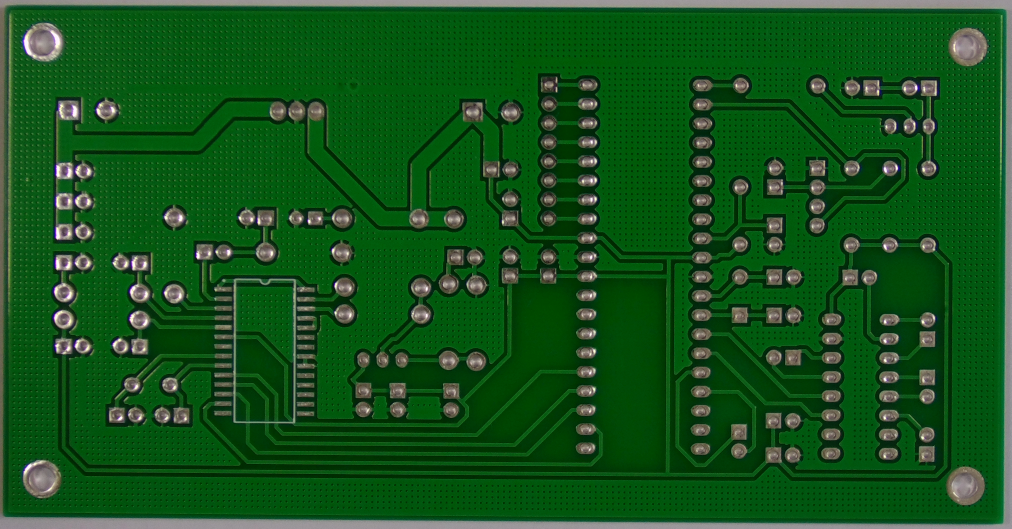
#> input picture Milestone4/golden/01.JPG, 3034 x 1586 px (shown at 1/3 size); its folder holds 5 pictures in this run
$ python golden_pcb_detection.py
#> lines starting #> are read from the running program, lines starting #| are printed output that depends on the picture
#This Script identifies golden pcb from test pcb using ORB Matching
import cv2
import numpy as np
import os

# Load all golden PCB images from a folder
def load_golden_pcbs(folder_path):
#> called with folder_path = 'golden/'
    golden_pcbs = []
    for filename in os.listdir(folder_path):
        if filename.lower().endswith((".jpg", ".jpeg", ".png")):
            img_path = os.path.join(folder_path, filename)
            img = cv2.imread(img_path, cv2.IMREAD_GRAYSCALE)
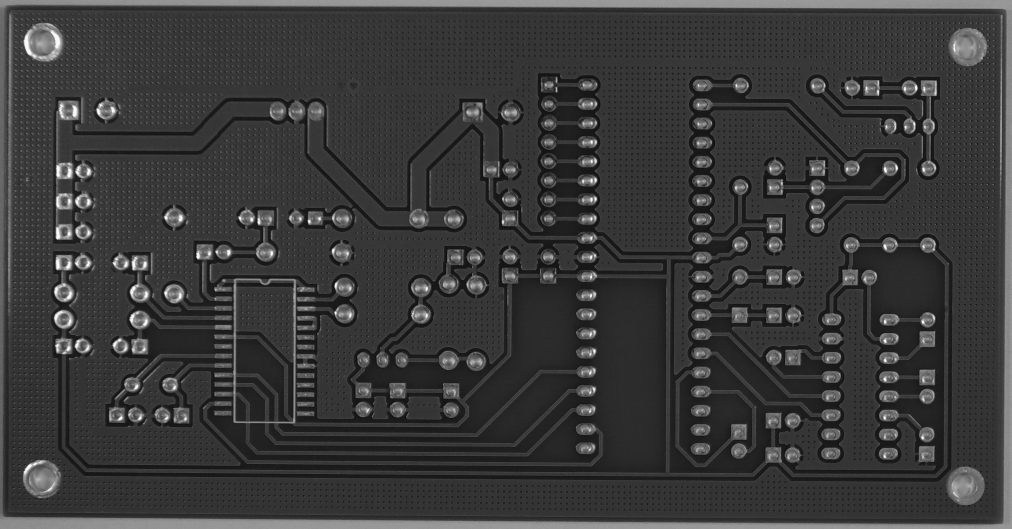
#> img: shape (1586, 3034) (shown at 1/3 size); min 5, max 254, mean 58.2
            if img is not None:
                golden_pcbs.append((filename, img))
#> pass 2 of the loop in load_golden_pcbs, `for filename in os.listdir(folder_path):`:
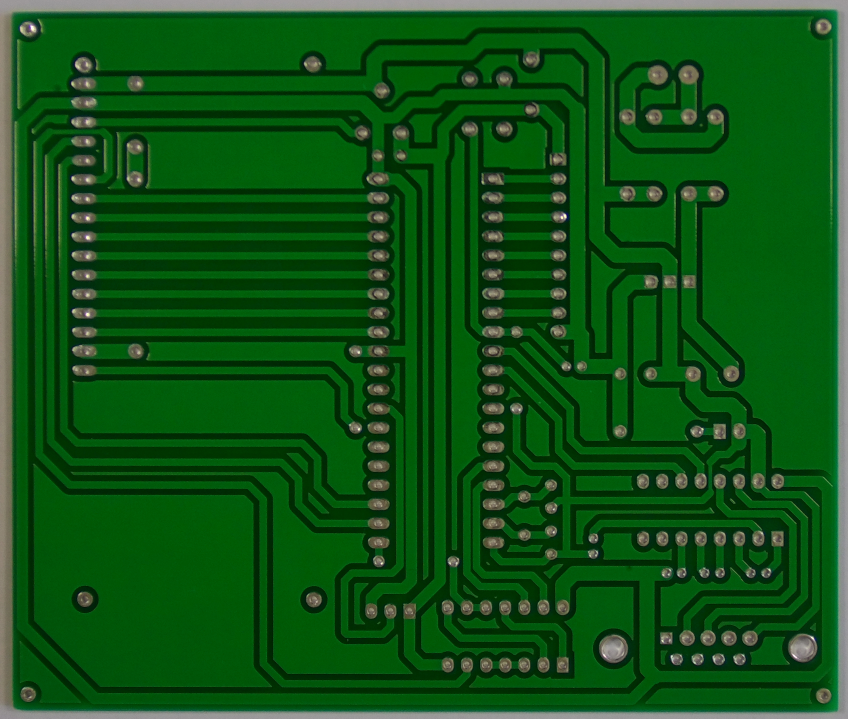
#> input picture Milestone4/golden/05.JPG, 2544 x 2156 px (shown at 1/3 size)
#> in load_golden_pcbs, `img = cv2.imread(img_path, cv2.IMREAD_GRAYSCALE)`:
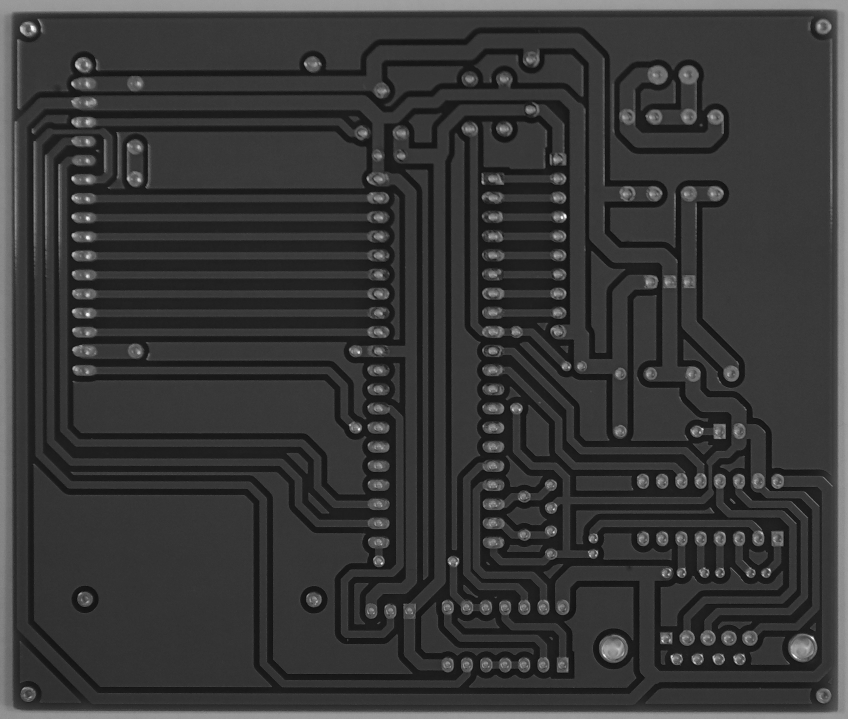
#> img: shape (2156, 2544) (shown at 1/3 size); min 3, max 253, mean 55.3
#> pass 3 of the loop in load_golden_pcbs, `for filename in os.listdir(folder_path):`:
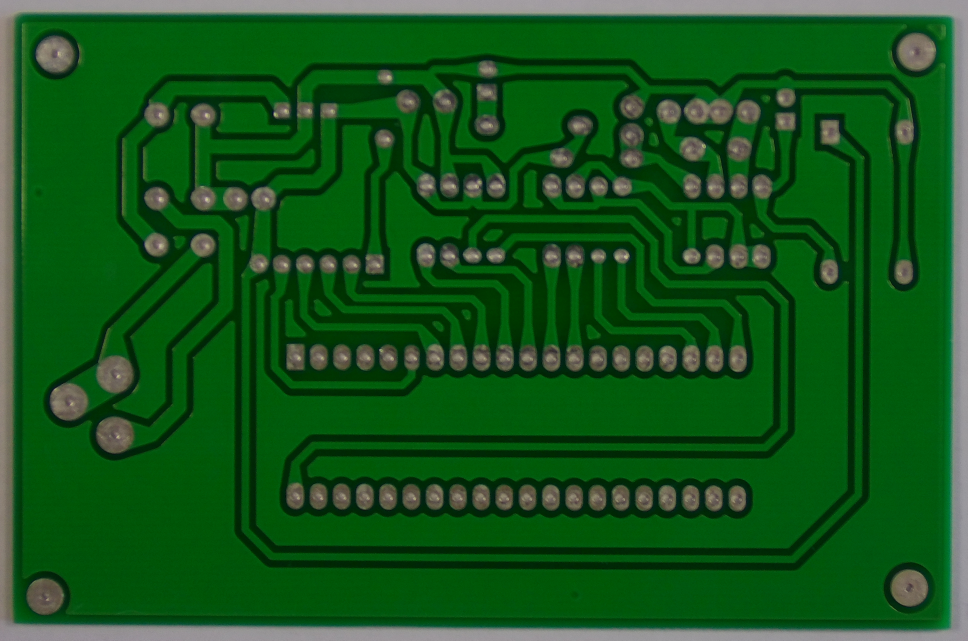
#> input picture Milestone4/golden/07.JPG, 2904 x 1921 px (shown at 1/3 size)
#> in load_golden_pcbs, `img = cv2.imread(img_path, cv2.IMREAD_GRAYSCALE)`:
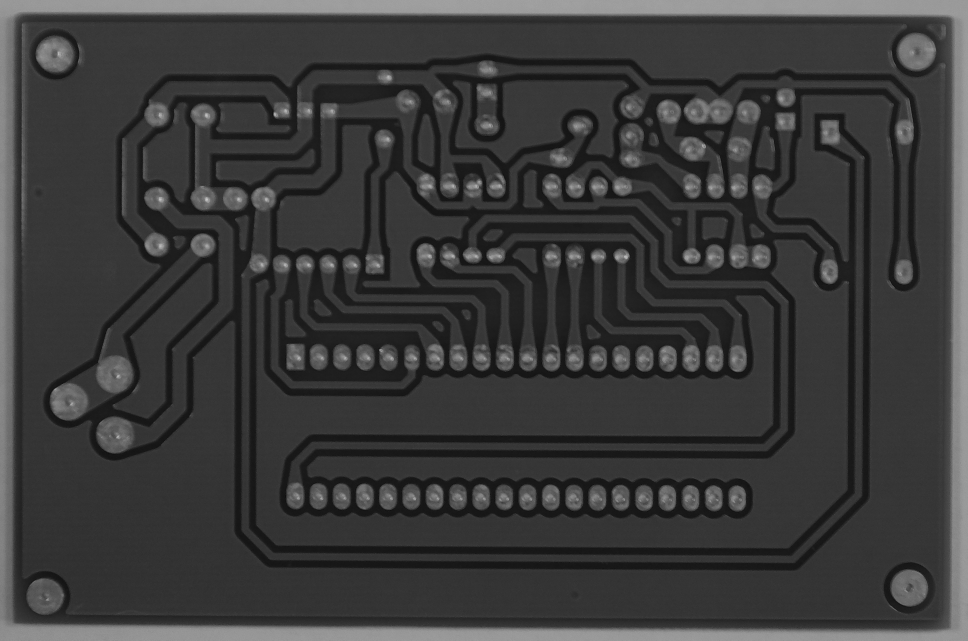
#> img: shape (1921, 2904) (shown at 1/3 size); min 5, max 204, mean 58.8
#> the loop made 5 passes; the first 3 are shown
    return golden_pcbs


# Identify which golden PCB matches the test PCB
def identify_golden_pcb(test_img_gray, golden_pcbs, nfeatures=2000):
    orb = cv2.ORB_create(nfeatures=nfeatures)
    bf = cv2.BFMatcher(cv2.NORM_HAMMING, crossCheck=True)

    kp_test, des_test = orb.detectAndCompute(test_img_gray, None)
    if des_test is None:
        return None, 0  # cannot match without descriptors

    best_name = None
    best_matches = 0

    for name, golden_img in golden_pcbs:
        kp_golden, des_golden = orb.detectAndCompute(golden_img, None)
        if des_golden is None:
            continue

        matches = bf.match(des_test, des_golden)
        matches = sorted(matches, key=lambda x: x.distance)

        # number of matches indicates similarity
        score = len(matches)

        if score > best_matches:
            best_matches = score
            best_name = name

    return best_name, best_matches

# Example usage
if __name__ == "__main__":
    GOLDEN_FOLDER = "golden/"       # folder with 12 golden PCB images
    TEST_IMAGE_PATH = "test/10.jpg"     # the PCB image to identify

    golden_pcbs = load_golden_pcbs(GOLDEN_FOLDER)

    test_img = cv2.imread(TEST_IMAGE_PATH, cv2.IMREAD_GRAYSCALE)
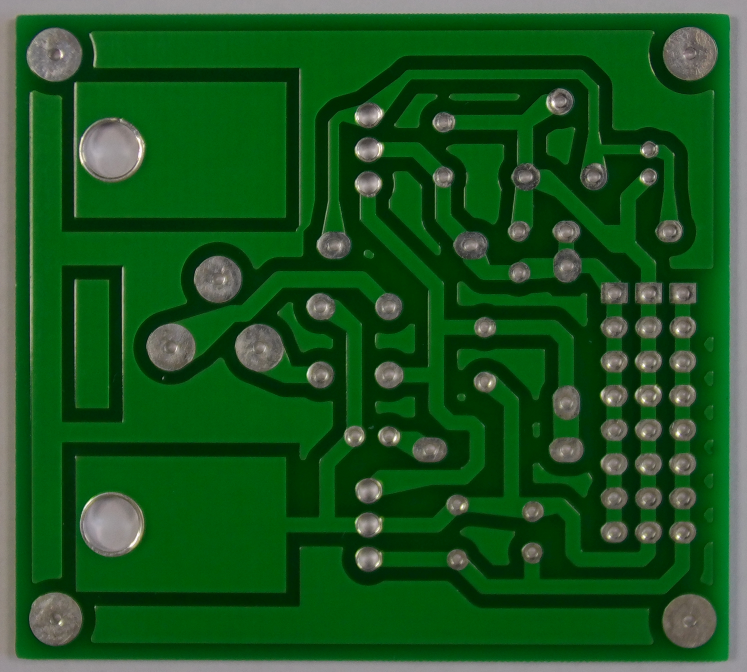
#> input picture Milestone4/golden/10.JPG, 2240 x 2016 px, found by its file name (shown at 1/3 size)
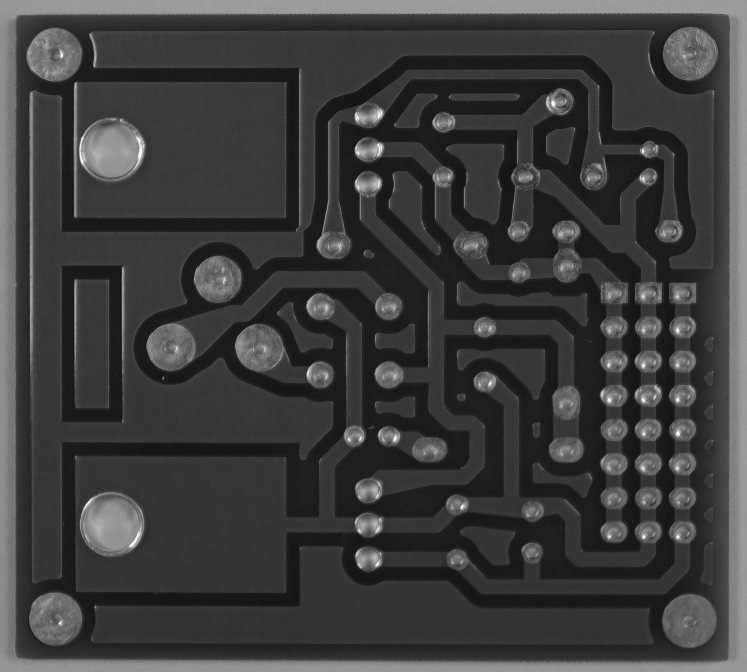
#> test_img: shape (2016, 2240) (shown at 1/3 size); min 8, max 255, mean 61

    golden_name, score = identify_golden_pcb(test_img, golden_pcbs)
#> in identify_golden_pcb, `kp_test, des_test = orb.detectAndCompute(test_img_gray, None)`: kp_test = 2000 keypoints; strongest (x, y, size): (1143, 437, 111.1), (2033, 1302, 92.6), (1924, 451, 111.1), (2032, 1301, 111.1)

    if golden_name:
        print("Best match:", golden_name)
        print("Matching score:", score)
    else:
        print("Could not identify a matching golden PCB.")
